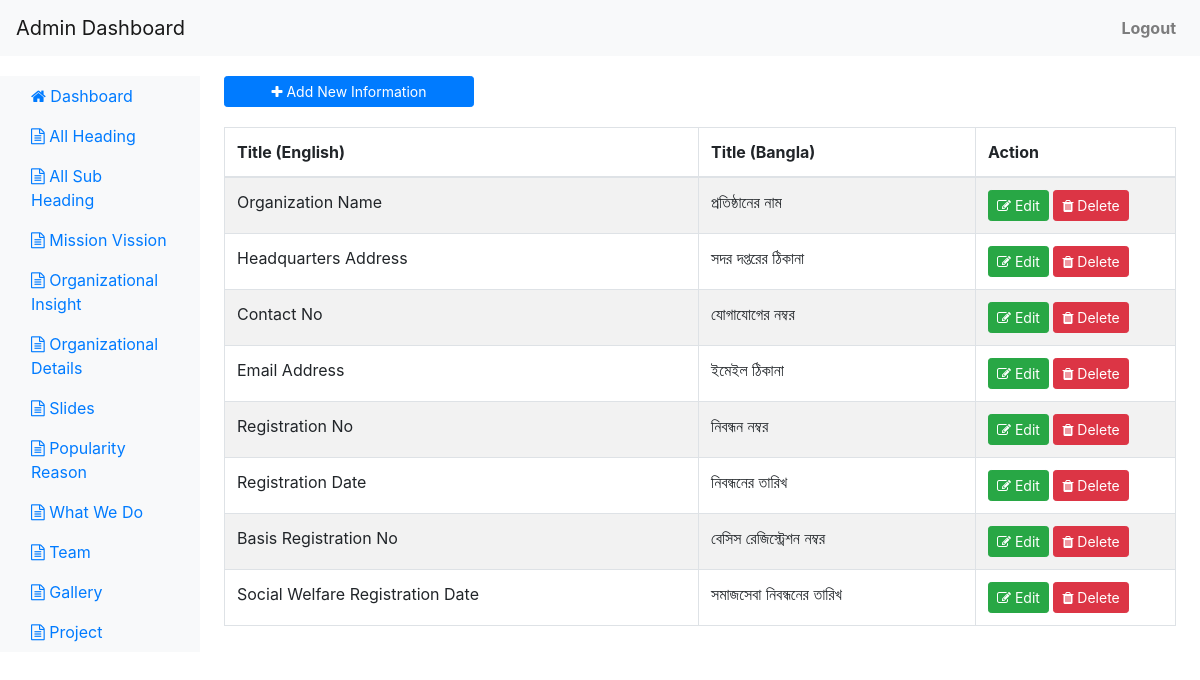
The app's page /organizational_details.php (signed in) with its own data.
### tables this page shows
CREATE TABLE `organization_details_infos` (
  `id` int UNSIGNED NOT NULL,
  `title_en` varchar(255) DEFAULT NULL,
  `title_bn` varchar(255) DEFAULT NULL,
  `text_en` longtext,
  `text_bn` longtext
);

### organizational_details.php (the view, shortened to what this page needs)
<?php
	include('config.php');
	$get_data_sql = "SELECT * FROM organization_details_infos";
	$get_data_sql_result = $conn->query($get_data_sql);
?>
<!DOCTYPE html>
<html lang="en">
<head>
    <link rel="stylesheet" href="https://stackpath.bootstrapcdn.com/bootstrap/4.5.2/css/bootstrap.min.css">
	<link rel="stylesheet" href="https://cdnjs.cloudflare.com/ajax/libs/font-awesome/4.7.0/css/font-awesome.min.css">
</head>
<body>
<?php include('header.php');?>
<div class="container-fluid">
    <div class="row">
        <?php include('nav.php');?>
        <main role="main" class="col-md-9 ml-sm-auto col-lg-10 px-4">
			<div class="table-responsive">
			  <a href="organizational_details_add.php" class="btn btn-primary btn-sm" style="width: 250px;margin-bottom: 20px;"><i class="fa fa-plus"></i> Add New Information</a>
			  <table class="table table-bordered table-striped table-hover table-condensed">
				<thead>
				  <tr>
					<th>Title (English)</th>
					<th>Title (Bangla)</th>
					<th style="width: 200px;">Action</th>
				  </tr>
				</thead>
				<tbody>
				<?php 	foreach ($get_data_sql_result as $get_data_sql_result_row) {?>
				  <tr>
					<td><?php echo $get_data_sql_result_row["title_en"];?></td>
					<td><?php echo $get_data_sql_result_row["title_bn"];?></td>
					<td>
						<a href="organizational_details_edit.php?id=<?php echo $get_data_sql_result_row['id']; ?>" class="btn btn-sm btn-success"><i class="fa fa-edit"></i> Edit</a>
						<button class="btn btn-sm btn-danger delete-btn" data-id="<?php echo $get_data_sql_result_row['id']; ?>"><i class="fa fa-trash"></i> Delete</button>
					</td>
				  </tr>
				  	<?php } ?>
				</tbody>
			  </table>
			</div>
        </main>
    </div>
</div>
</body>
</html>

### organizational_details.php (style rules this page uses)
body { padding-top: 56px; }
.container-fluid { margin-top: 20px; }

### header.php (style rules this page uses)
.btn-primary { width: 100%; }

### records on screen
organization_details_infos: title_en "Organization Name", title_bn "প্রতিষ্ঠানের নাম"
organization_details_infos: title_en "Headquarters Address", title_bn "সদর দপ্তরের ঠিকানা"
organization_details_infos: title_en "Contact No", title_bn "যোগাযোগের নম্বর"
organization_details_infos: title_en "Email Address", title_bn "ইমেইল ঠিকানা"
organization_details_infos: title_en "Registration No", title_bn "নিবন্ধন নম্বর"
organization_details_infos: title_en "Registration Date", title_bn "নিবন্ধনের তারিখ"
organization_details_infos: title_en "Basis Registration No", title_bn "বেসিস রেজিস্ট্রেশন নম্বর"
organization_details_infos: title_en "Social Welfare Registration Date", title_bn "সমাজসেবা নিবন্ধনের তারিখ"
